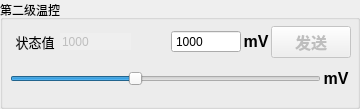
      <widget class="QGroupBox" name="groupBox_12">
       <property name="title">
        <string>第二级温控</string>
       </property>
       <widget class="QWidget" name="verticalLayoutWidget_5">
        <property name="geometry">
         <rect>
          <x>10</x>
          <y>20</y>
          <width>341</width>
          <height>80</height>
         </rect>
        </property>
        <layout class="QVBoxLayout" name="verticalLayout_5">
         <property name="spacing">
          <number>0</number>
         </property>
         <item>
          <layout class="QHBoxLayout" name="horizontalLayout_15">
           <item>
            <widget class="QLabel" name="label_18">
             <property name="maximumSize">
              <size>
               <width>50</width>
               <height>20</height>
              </size>
             </property>
             <property name="text">
              <string>&lt;html&gt;&lt;head/&gt;&lt;body&gt;&lt;p align=&quot;center&quot;&gt;&lt;span style=&quot; font-size:10pt;&quot;&gt;状态值&lt;/span&gt;&lt;/p&gt;&lt;/body&gt;&lt;/html&gt;</string>
             </property>
            </widget>
           </item>
           <item>
            <widget class="QSpinBox" name="spinBox_4">
             <property name="enabled">
              <bool>false</bool>
             </property>
             <property name="focusPolicy">
              <enum>Qt::NoFocus</enum>
             </property>
             <property name="frame">
              <bool>false</bool>
             </property>
             <property name="readOnly">
              <bool>true</bool>
             </property>
             <property name="buttonSymbols">
              <enum>QAbstractSpinBox::NoButtons</enum>
             </property>
             <property name="specialValueText">
              <string/>
             </property>
             <property name="keyboardTracking">
              <bool>true</bool>
             </property>
             <property name="maximum">
              <number>2500</number>
             </property>
             <property name="value">
              <number>1000</number>
             </property>
            </widget>
           </item>
           <item>
            <spacer name="horizontalSpacer_4">
             <property name="orientation">
              <enum>Qt::Horizontal</enum>
             </property>
             <property name="sizeType">
              <enum>QSizePolicy::Fixed</enum>
             </property>
             <property name="sizeHint" stdset="0">
              <size>
               <width>40</width>
               <height>20</height>
              </size>
             </property>
            </spacer>
           </item>
           <item>
            <widget class="QSpinBox" name="voltageSpinBoxT2">
             <property name="buttonSymbols">
              <enum>QAbstractSpinBox::NoButtons</enum>
             </property>
             <property name="maximum">
              <number>2500</number>
             </property>
             <property name="value">
              <number>1000</number>
             </property>
            </widget>
           </item>
           <item>
            <widget class="QLabel" name="label_19">
             <property name="minimumSize">
              <size>
               <width>30</width>
               <height>30</height>
              </size>
             </property>
             <property name="maximumSize">
              <size>
               <width>30</width>
               <height>30</height>
              </size>
             </property>
             <property name="text">
              <string>&lt;html&gt;&lt;head/&gt;&lt;body&gt;&lt;p align=&quot;center&quot;&gt;&lt;span style=&quot; font-size:12pt; font-weight:600;&quot;&gt;mV&lt;/span&gt;&lt;/p&gt;&lt;/body&gt;&lt;/html&gt;</string>
             </property>
            </widget>
           </item>
           <item>
            <widget class="QPushButton" name="sendButtonT2">
             <property name="enabled">
              <bool>false</bool>
             </property>
             <property name="sizePolicy">
              <sizepolicy hsizetype="Fixed" vsizetype="Fixed">
               <horstretch>0</horstretch>
               <verstretch>0</verstretch>
              </sizepolicy>
             </property>
             <property name="font">
              <font>
               <family>新宋体</family>
               <pointsize>12</pointsize>
               <weight>75</weight>
               <bold>true</bold>
              </font>
             </property>
             <property name="text">
              <string>发送</string>
             </property>
             <property name="flat">
              <bool>false</bool>
             </property>
             <property name="userButtonID" stdset="0">
              <number>4</number>
             </property>
            </widget>
           </item>
          </layout>
         </item>
         <item>
          <layout class="QHBoxLayout" name="horizontalLayout_16">
           <item>
            <widget class="QSlider" name="voltageSliderT2">
             <property name="minimumSize">
              <size>
               <width>80</width>
               <height>0</height>
              </size>
             </property>
             <property name="maximumSize">
              <size>
               <width>16777215</width>
               <height>16777215</height>
              </size>
             </property>
             <property name="focusPolicy">
              <enum>Qt::ClickFocus</enum>
             </property>
             <property name="maximum">
              <number>2500</number>
             </property>
             <property name="value">
              <number>1000</number>
             </property>
             <property name="orientation">
              <enum>Qt::Horizontal</enum>
             </property>
            </widget>
           </item>
           <item>
            <widget class="QLabel" name="label_20">
             <property name="minimumSize">
              <size>
               <width>30</width>
               <height>30</height>
              </size>
             </property>
             <property name="maximumSize">
              <size>
               <width>30</width>
               <height>30</height>
              </size>
             </property>
             <property name="text">
              <string>&lt;html&gt;&lt;head/&gt;&lt;body&gt;&lt;p align=&quot;center&quot;&gt;&lt;span style=&quot; font-size:12pt; font-weight:600;&quot;&gt;mV&lt;/span&gt;&lt;/p&gt;&lt;/body&gt;&lt;/html&gt;</string>
             </property>
            </widget>
           </item>
          </layout>
         </item>
        </layout>
       </widget>
      </widget>
